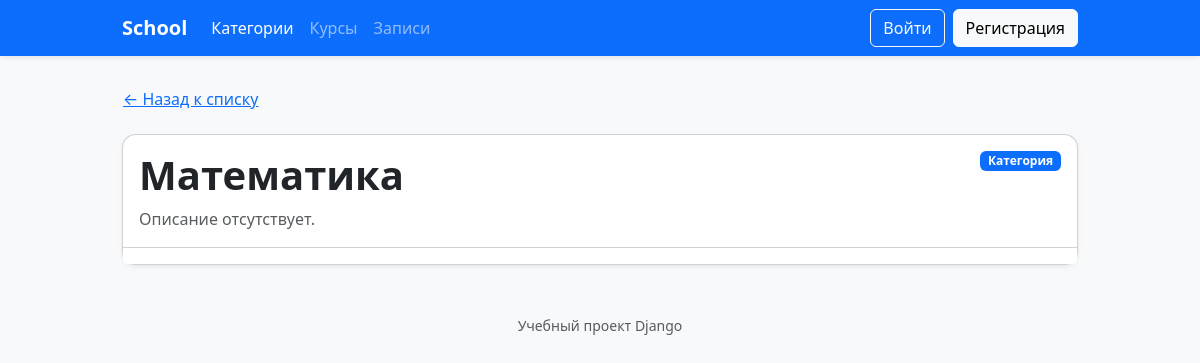
Before: /categories/1/ with the older database file.
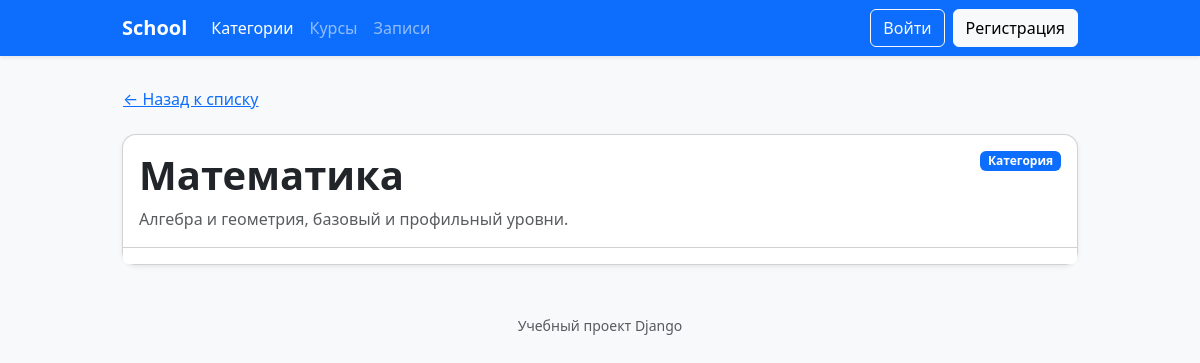
After: the same page with the newer database file.
### school/models.py (models this page shows, shortened)
class Category(models.Model):
    name = models.CharField("Название категории", max_length=255)
    description = models.TextField("Описание", blank=True)
    class Meta:
        verbose_name = "Категория курса"
        verbose_name_plural = "Категории курсов"

### school/views.py (the view)
# urls.py: path("categories/<int:pk>/", CategoryDetailView.as_view(), name="category_detail"),
class CategoryDetailView(DetailView):
    model = Category
    template_name = "school/category_detail.html"
    context_object_name = "category"

### school/templates/school/category_detail.html (shortened to what this page needs)
{% extends "school/base.html" %}
{% block content %}
  <a class="btn btn-link ps-0 mb-3" href="{% url 'school:category_list' %}">
    ← Назад к списку
  </a>
  <div class="card shadow-sm">
    <div class="card-body">
      <div class="d-flex justify-content-between align-items-start">
        <div>
          <h1 class="card-title mb-2">{{ category.name }}</h1>
          <p class="card-text text-muted mb-0">
            {{ category.description|default:"Описание отсутствует." }}
          </p>
        </div>
        <span class="badge text-bg-primary">Категория</span>
      </div>
    </div>
    <div class="card-footer bg-white d-flex gap-2">
    </div>
  </div>
{% endblock %}

Changed rows visible on the page:
changed Category "Математика": description "Описание отсутствует." → "Алгебра и геометрия, базовый и профильный уровни."
